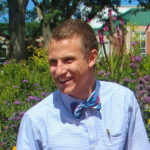
#> input picture python/tutorials/images/atz.jpg, 150 x 150 px; its folder holds 4 pictures in this run
$ python make_collage.py
#> lines starting #> are read from the running program, lines starting #| are printed output that depends on the picture
import matplotlib.pyplot as plt
import glob as glob


# Define a function to make a collage of images
def make_collage(images, n_rows, n_cols, figsize=(10, 10)):
    # Create a figure
    fig, ax = plt.subplots(n_rows, n_cols, figsize=figsize)

    try:
        # Loop through the images
        for i in range(n_rows):
            for j in range(n_cols):
                # Plot the image
                ax[i, j].imshow(images[i * n_cols + j], cmap='gray')
    except Exception:
        pass

    # Remove the axis labels
    for a in ax.ravel():
        a.set_xticks([])
        a.set_yticks([])

    # Show the figure
    plt.show()


# Define a function to load images
def load_images(path):
    # Get the list of files
#> called with path = '../images/*.jpg'
    files = glob.glob(path)

    # Create an empty list to store the images
    images = []

    # Loop through the files
    for file in files:
        # Load the image
        image = plt.imread(file)
#> image is the input picture: shape (150, 150, 3); mean R, G, B 118.8, 123.7, 117

        # Add the image to the list
        images.append(image)

    # Return the list of images
    return images


# Load the images
images = load_images('../images/*.jpg')

# Make a collage of the images
make_collage(images, 4, 3, figsize=(10, 7))
#> the loop in make_collage, `for i in range(n_rows):` made 2 passes
#> pass 2, in make_collage, `plt.show()`:
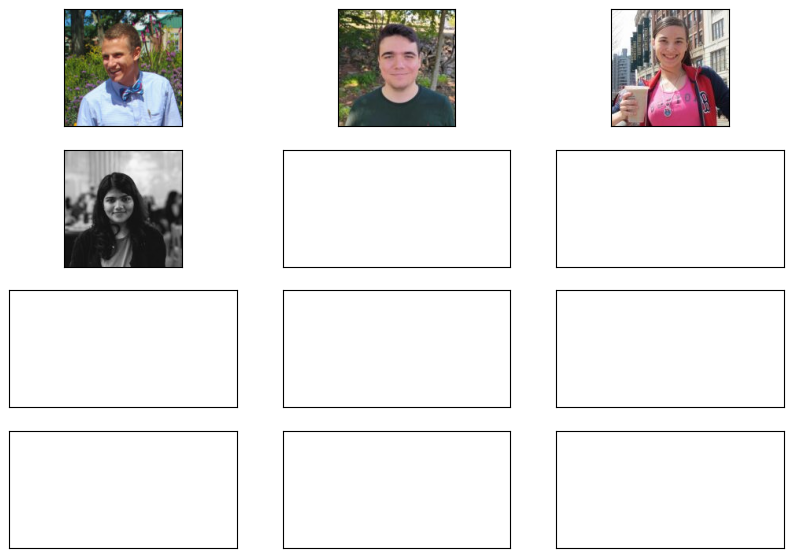
#> figure drawn by matplotlib, 4 panels
